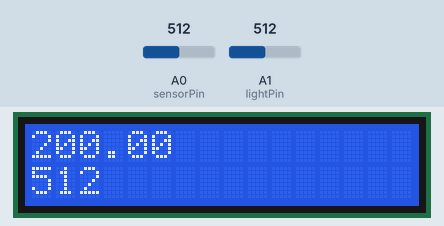
This sketch was run on a simulated Arduino Uno, built with avr-gcc and run on an emulated ATmega328P. Parts: 16×2 character LCD. The inputs (shaded band) are chosen by the test bench; at power-on: A0 (sensorPin) = 512, A1 (lightPin) = 512. What the sketch prints to the serial monitor is not drawn.

Above: at 1.2 s.
1.3 s: A0 (sensorPin) set to 716
At 3.2 s:
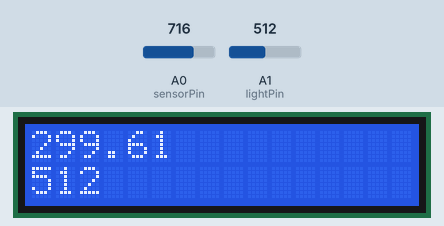
3.5 s: A1 (lightPin) set to 716
At 5.2 s:
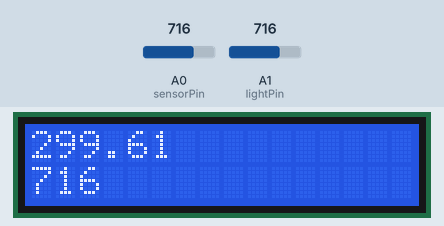
5.5 s: A0 (sensorPin) set to 900
At 7.1 s:
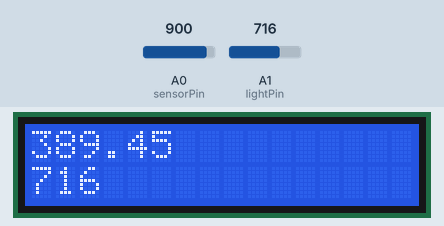
7.5 s: A1 (lightPin) set to 900
At 9.0 s:
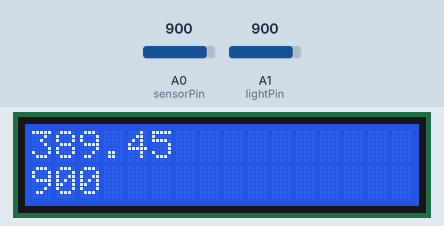
9.6 s: A0 (sensorPin) set to 1023
At 10.9 s:
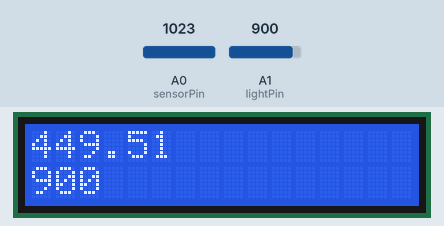
11.6 s: A1 (lightPin) set to 1023
At 12.8 s:
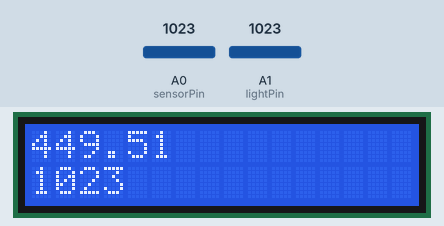
Timing chart, 0 to 14.6 s (numbered marks = the images above; inputs shaded):
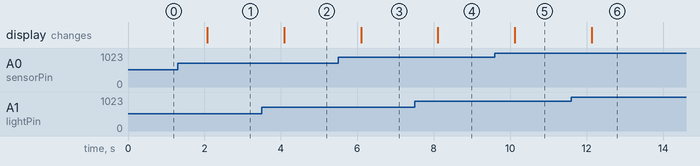

Measured:
- after the input at 1.3 s, the display: changes after 0.78 s (image 1)
- after the input at 3.5 s, the display: changes after 0.59 s (image 2)
- after the input at 5.5 s, the display: changes after 0.60 s (image 3)
- after the input at 7.5 s, the display: changes after 0.61 s (image 4)
- after the input at 9.6 s, the display: changes after 0.52 s (image 5)
- after the input at 11.6 s, the display: changes after 0.53 s (image 6)

The sketch:

ArduinoCircuit.ino
```cpp
// (licence header left out)
#include <LiquidCrystal.h>

LiquidCrystal lcd(12, 11, 5, 4, 3, 2);

const int sensorPin = A0;
const int lightPin = A1;

void setup() {
  lcd.begin(16,2);
  Serial.begin(9600);
}

void loop(){
  int sensorVal = analogRead(sensorPin);

  float voltage = (sensorVal / 1024.0) * 5.0;
  float temperature = (voltage - .5) * 100;

  Serial.print("Temperature (C): ");
  Serial.println(temperature);

  int lightValue = analogRead(lightPin);

  Serial.print(" Light Value: ");
  Serial.println(lightValue);

  lcd.home();
  lcd.print(temperature);
  lcd.setCursor(0,1);
  lcd.print(lightValue);

  delay(1000);
}
```
